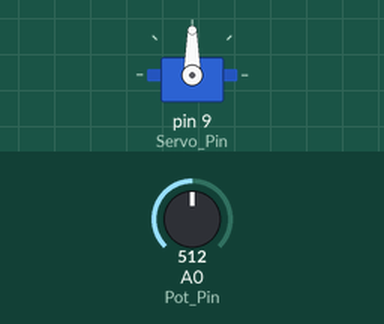
The sketch below on a simulated Arduino Uno, built with avr-gcc and run on an emulated ATmega328P. On the bench: servo. The inputs (shaded band) are chosen by the test bench; at power-on: A0 (Pot_Pin) = 512.

Above: at 1.2 s.
1.3 s: A0 (Pot_Pin) set to 716
At 2.4 s:
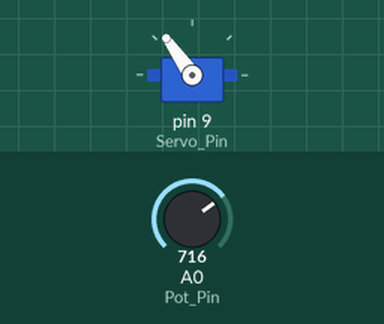
2.8 s: A0 (Pot_Pin) set to 900
At 3.5 s:
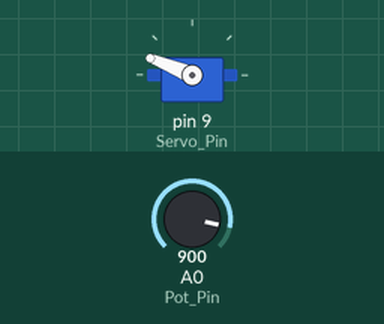
4.3 s: A0 (Pot_Pin) set to 1023
At 4.7 s:
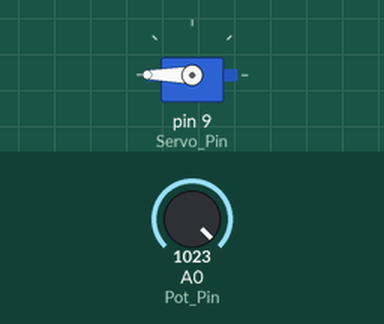
5.8 s: A0 (Pot_Pin) set to 306
At 7.0 s:
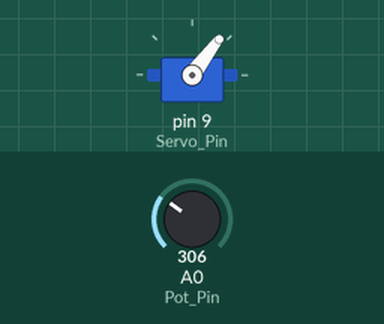
7.3 s: A0 (Pot_Pin) set to 122
At 8.2 s:
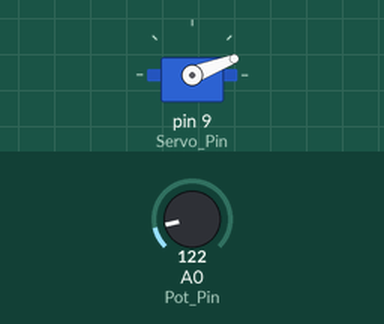
Timing chart, 0 to 9.8 s (numbered marks = the images above; inputs shaded):
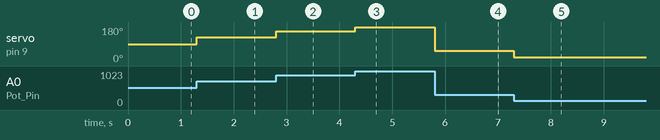

Measured:
- after the input at 1.3 s, servo on pin 9 (Servo_Pin): 90° → 125° at once
- after the input at 2.8 s, servo on pin 9 (Servo_Pin): 125° → 158° at once
- after the input at 4.3 s, servo on pin 9 (Servo_Pin): 158° → 180° at once
- after the input at 5.8 s, servo on pin 9 (Servo_Pin): 180° → 53° at once
- after the input at 7.3 s, servo on pin 9 (Servo_Pin): 53° → 21° at once

The sketch:

Servo_Controlling_Using_Potentiometer.ino
```cpp
/* The source Code from : https://github.com/riyadhasan24
 * By Md. Riyad Hasan
 */

#include <Servo.h>

int Pot_Pin = A0;  // Analog pin for potentiometer
int Servo_Pin = 9; // PWM pin for servo
int Pot_Value;
int Servo_Angle;

Servo MY_Servo;

void setup()
{
  MY_Servo.attach(Servo_Pin);
}

void loop()
{
  // Read the potentiometer value (0-1023)
  Pot_Value = analogRead(Pot_Pin);

  // Map the potentiometer value to the servo angle range (0-180)
  Servo_Angle = map(Pot_Value, 0, 1023, 0, 180);

  // Move the servo to the mapped angle
  MY_Servo.write(Servo_Angle);
}
```
